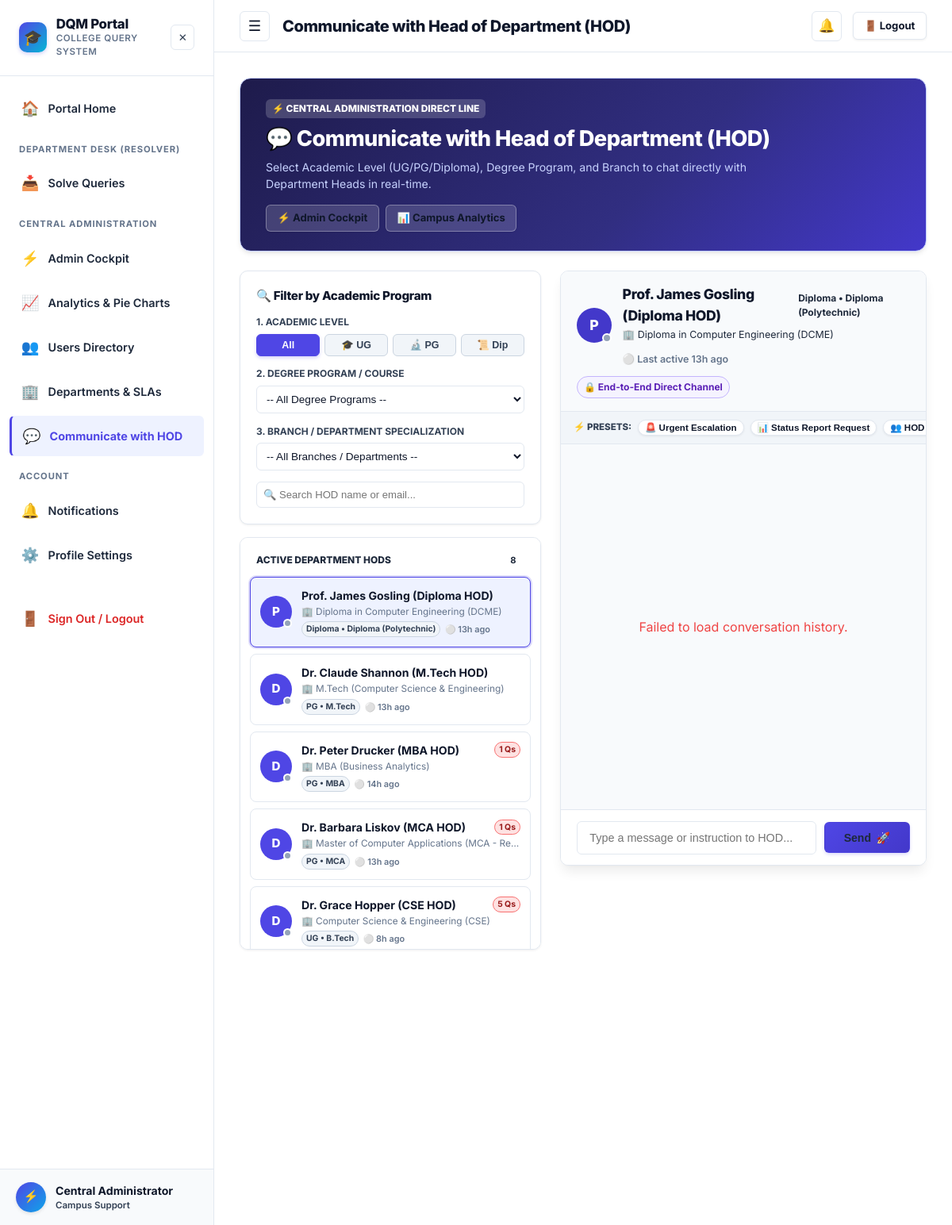
Before: /admin/communicate-hod (signed in) with the older database file.
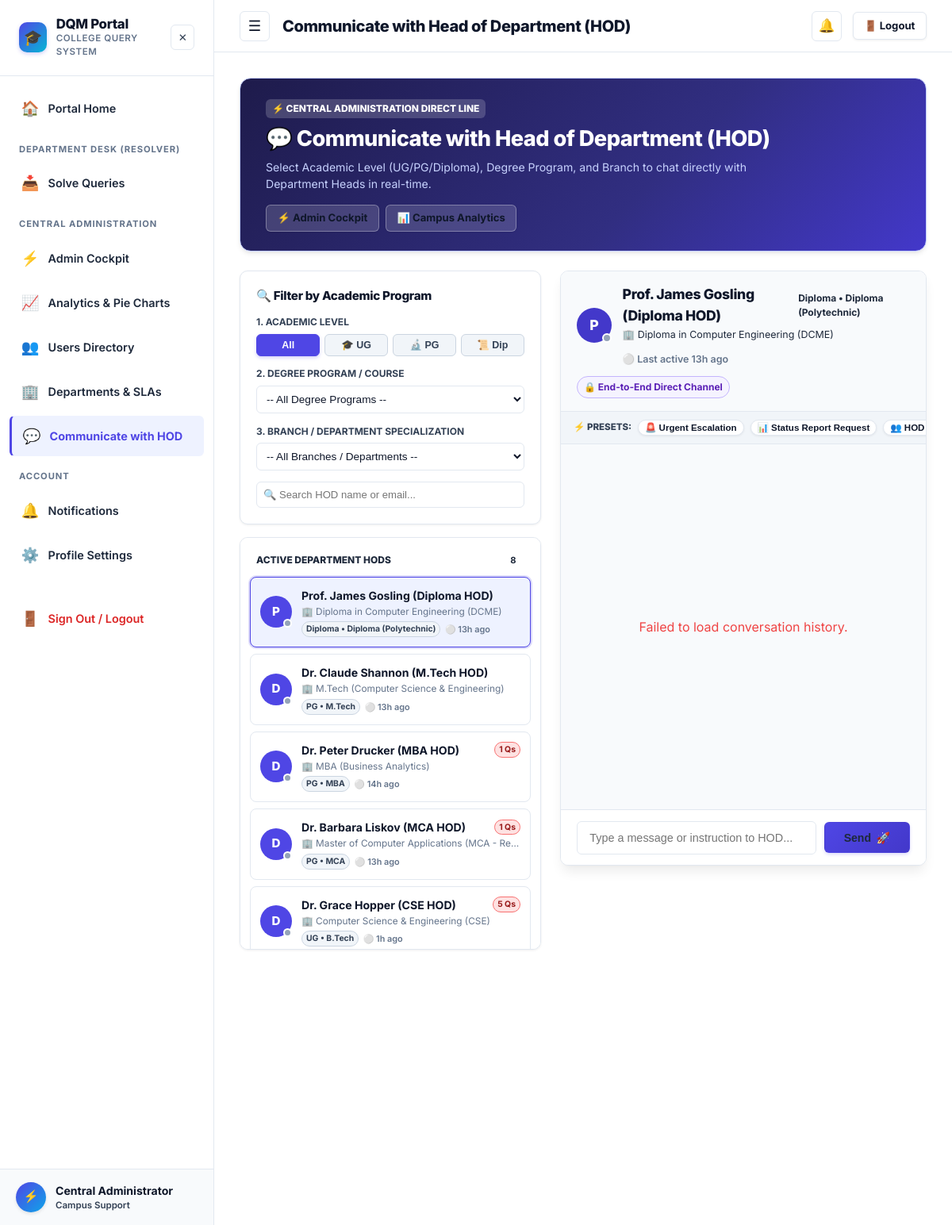
After: the same page with the newer database file.
### tables this page shows
CREATE TABLE users (
    id INTEGER PRIMARY KEY AUTOINCREMENT,
    name TEXT DEFAULT 'Anonymous User',
    email TEXT NOT NULL UNIQUE,
    password_hash TEXT NOT NULL,
    role TEXT NOT NULL DEFAULT 'student',
    level TEXT,
    department TEXT,
    course TEXT,
    year INTEGER,
    phone TEXT,
    roll_no TEXT,
    designation TEXT,
    is_active INTEGER DEFAULT 1,
    last_active_at TIMESTAMP DEFAULT CURRENT_TIMESTAMP,
    created_at TIMESTAMP DEFAULT CURRENT_TIMESTAMP
);

### app.py (the view)
@app.route('/admin/communicate-hod')
@login_required
@role_required(['admin'])
def admin_communicate_hod():
    db = get_db()
    hod_rows = db.execute("""
        SELECT u.id, u.name, u.email, u.level, u.course, u.department, u.designation, u.last_active_at,
               (SELECT COUNT(*) FROM admin_hod_messages WHERE sender_id = u.id AND is_read = 0) as unread_count,
               (SELECT COUNT(*) FROM queries WHERE department = u.department AND status != 'Resolved') as pending_queries
        FROM users u
        WHERE u.role = 'hod' AND u.is_active = 1
        ORDER BY u.level ASC, u.course ASC, u.name ASC
    """).fetchall()
    hods = []
    for h in hod_rows:
        hods.append({
            'id': h['id'],
            'name': h['name'],
            'email': h['email'],
            'level': h['level'] or 'UG',
            'course': h['course'] or 'B.Tech',
            'department': h['department'] or 'General Department',
            'designation': h['designation'] or 'Head of Department (HOD)',
            'last_active_at': h['last_active_at'],
            'is_online': (h['id'] in ONLINE_USERS),
            'unread_count': h['unread_count'],
            'pending_queries': h['pending_queries']
        })
    return render_template(
        'admin_communicate_hod.html',
        hods=hods,
        academic_levels=Config.ACADEMIC_LEVELS,
        courses_branches=Config.COURSES_BRANCHES
    )

### app.py (called while the page is built)
def login_required(f):
    @wraps(f)
    def decorated_function(*args, **kwargs):
        user = get_current_user()
        if not user:
            session.clear()
            flash('Please log in to access this page.', 'warning')
            return redirect(url_for('login', next=request.url))
        return f(*args, **kwargs)
    return decorated_function

def role_required(allowed_roles):
    def decorator(f):
        @wraps(f)
        def decorated_function(*args, **kwargs):
            user = get_current_user()
            if not user:
                session.clear()
                flash('Please log in to access this page.', 'warning')
                return redirect(url_for('login'))
            if user['role'] not in allowed_roles and user['role'] != 'admin':
                flash('You do not have permission to access that resource.', 'danger')
                return redirect(url_for('dashboard'))
            return f(*args, **kwargs)
        return decorated_function
    return decorator

### templates/admin_communicate_hod.html (shortened to what the changed rows need)
{% extends 'base.html' %}
{% block content %}
<div style="max-width: 1300px; margin: 0 auto;" id="adminHodDesk">
  <div class="hero-card" style="padding: 1.5rem 2rem; margin-bottom: 1.5rem; background: linear-gradient(135deg, #1e1b4b 0%, #312e81 60%, #4338ca 100%);">
    <div style="display: flex; justify-content: space-between; align-items: center; flex-wrap: wrap; gap: 1rem;">
      <div>
        <h1 style="font-size: 1.7rem; font-weight: 800; color: #ffffff; margin: 0 0 0.25rem 0;">
          💬 Communicate with Head of Department (HOD)
        </h1>
      </div>
    </div>
  </div>
  <div style="display: grid; grid-template-columns: 380px 1fr; gap: 1.5rem; align-items: start;">
    <div style="display: flex; flex-direction: column; gap: 1rem;">
      <div class="card" style="padding: 0.75rem; max-height: 520px; overflow-y: auto;">
        <div id="hodCardsList" style="display: flex; flex-direction: column; gap: 0.5rem;">
          {% for h in hods %}
          <div class="hod-card-item"
               data-id="{{ h.id }}"
               data-name="{{ h.name }}"
               data-email="{{ h.email }}"
               data-level="{{ h.level }}"
               data-course="{{ h.course }}"
               data-dept="{{ h.department }}"
               data-desig="{{ h.designation }}"
               data-online="{{ 'true' if h.is_online else 'false' }}"
               data-lastactive="{{ h.last_active_at | timeago if h.last_active_at else 'Recently' }}"
               onclick="selectHod({{ h.id }})"
               style="padding: 0.75rem; border-radius: 8px; border: 1px solid #e2e8f0; background: #ffffff; cursor: pointer; transition: all 0.2s; display: flex; align-items: center; gap: 0.75rem;">
            <div style="position: relative; flex-shrink: 0;">
              <div style="width: 40px; height: 40px; border-radius: 50%; background: #4f46e5; color: #ffffff; display: flex; align-items: center; justify-content: center; font-weight: 800; font-size: 0.95rem;">
                {{ h.name[:1] }}
              </div>
              <span class="user-presence-dot" data-user-id="{{ h.id }}" style="position: absolute; bottom: 0; right: 0; width: 11px; height: 11px; border-radius: 50%; border: 2px solid #fff; background: {% if h.is_online %}#16a34a{% else %}#94a3b8{% endif %};"></span>
            </div>
            <div style="flex-grow: 1; overflow: hidden;">
              <div style="display: flex; justify-content: space-between; align-items: center; margin-bottom: 2px;">
                <strong style="font-size: 0.88rem; color: #0f172a; white-space: nowrap; overflow: hidden; text-overflow: ellipsis; display: block;">
                  {{ h.name }}
                </strong>
                {% if h.pending_queries > 0 %}
                <span class="badge badge-urgent" style="font-size: 0.65rem; padding: 1px 5px;" title="{{ h.pending_queries }} unresolved queries in branch">
                  {{ h.pending_queries }} Qs
                </span>
                {% endif %}
              </div>
              <div style="font-size: 0.74rem; color: #64748b; white-space: nowrap; overflow: hidden; text-overflow: ellipsis; margin-bottom: 3px;">
                🏢 {{ h.department }}
              </div>
              <div style="display: flex; gap: 0.35rem; align-items: center; flex-wrap: wrap;">
                <span class="badge badge-sm badge-low" style="font-size: 0.65rem; padding: 1px 5px;">
                  {{ h.level }} • {{ h.course }}
                </span>
                <span class="user-presence-text" data-user-id="{{ h.id }}" style="font-size: 0.68rem; font-weight: 600; color: {% if h.is_online %}#16a34a{% else %}#64748b{% endif %};">
                  {% if h.is_online %}🟢 Online{% else %}⚪ {{ h.last_active_at | timeago if h.last_active_at else 'Offline' }}{% endif %}
                </span>
              </div>
            </div>
          </div>
          {% endfor %}
        </div>
      </div>
    </div>
    <div class="card" style="padding: 0; overflow: hidden; display: flex; flex-direction: column; height: 750px; background: #ffffff; border: 1px solid #e2e8f0; box-shadow: var(--shadow-md);">
      <div id="activeHodHeader" style="padding: 1rem 1.25rem; background: #f8fafc; border-bottom: 1px solid #e2e8f0; display: flex; justify-content: space-between; align-items: center; flex-wrap: wrap; gap: 0.75rem;">
        <div style="display: flex; align-items: center; gap: 0.85rem;">
          <div>
            <div style="display: flex; align-items: center; gap: 0.5rem;">
              <h2 id="activeHodName" style="font-size: 1.1rem; font-weight: 800; color: #0f172a; margin: 0;">
              </h2>
            </div>
          </div>
        </div>
      </div>
    </div>
  </div>
</div>
{% endblock %}

Changed rows visible on the page:
changed users "Dr. Grace Hopper (CSE HOD)": last_active_at "8h ago" → "1h ago"
